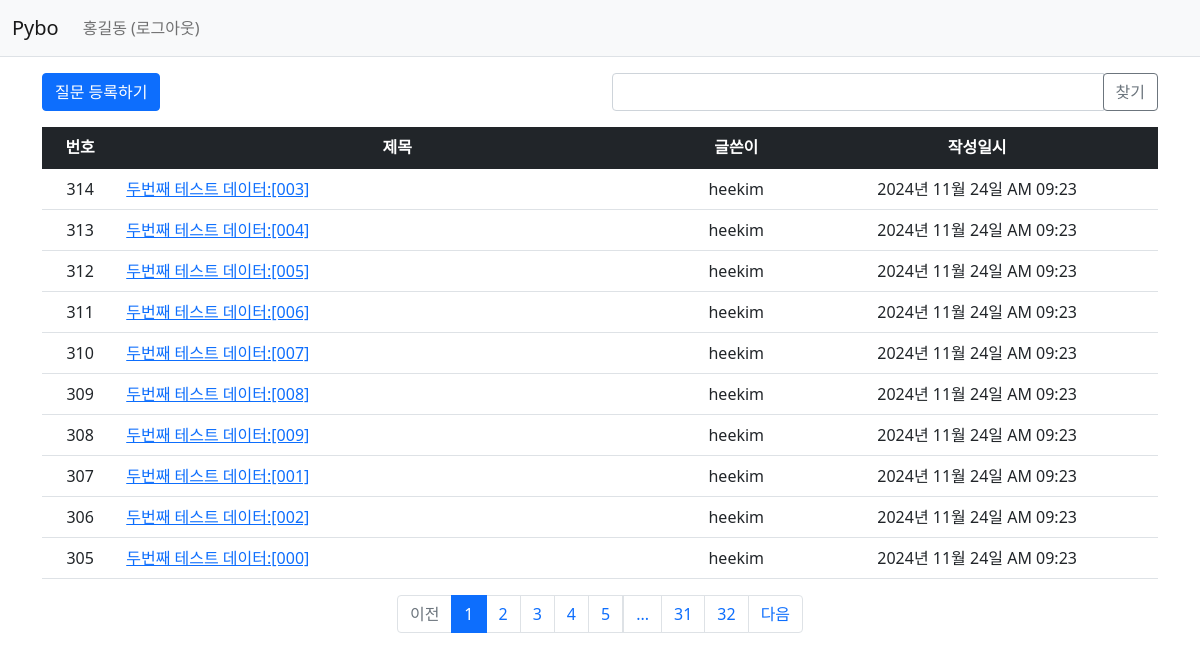
Screenshot of /question/list/ (signed in) with the database file from the repository.
### pybo/models.py (models this page shows)
class User(db.Model):
    id = db.Column(db.Integer, primary_key=True)
    username = db.Column(db.String(150), unique=True, nullable=False)
    password = db.Column(db.String(200), nullable=False)
    email = db.Column(db.String(120), unique=True, nullable=False)

class Question(db.Model):
    id = db.Column(db.Integer, primary_key=True)
    subject = db.Column(db.String(200), nullable=False)
    content = db.Column(db.Text(), nullable=False)
    create_date = db.Column(db.DateTime(), nullable=False)
    user_id = db.Column(db.Integer, db.ForeignKey('user.id', ondelete='CASCADE'), nullable=False)
    user = db.relationship('User', backref=db.backref('question_set'))
    modify_date = db.Column(db.DateTime(), nullable=True)
    voter = db.relationship('User', secondary=question_voter, backref=db.backref('question_voter_set'))

### pybo/views/question_views.py (the view, shortened to what this page needs)
@bp.route('/list/')
def _list():
    page = request.args.get('page', type=int, default=1)
    kw = request.args.get('kw', type=str, default='')
    question_list = Question.query.order_by(Question.create_date.desc())
    question_list = question_list.paginate(page=page, per_page=10)
    return render_template('question/question_list.html', question_list=question_list, page=page, kw=kw)

### pybo/filter.py (called while the page is built)
def format_datetime(value, fmt='%Y년 %m월 %d일 %p %I:%M'):
    return value.strftime(fmt)

### pybo/views/auth_views.py (called while the page is built)
@bp.before_app_request
def load_logged_in_user():
    user_id = session.get('user_id')
    if user_id is None:
        g.user = None
    else:
        g.user = User.query.get(user_id)

### pybo/templates/question/question_list.html (shortened to what this page needs)
{% extends 'base.html' %}
{% block content %}
<div class="container my-3">
    <div class="row my-3">
        <div class="col-6">
            <a href="{{ url_for('question.create') }}" class="btn btn-primary">질문 등록하기</a>
        </div>
        <div class="col-6">
            <div class="input-group">
                <input type="text" id="search_kw" class="form-control" value="{{ kw or '' }}">
                <div class="input-group-append">
                    <button class="btn btn-outline-secondary" type="button" id="btn_search">찾기</button>
                </div>
            </div>
        </div>
    </div>
    <table class="table">
        <thead>
        <tr class="text-center table-dark">
             <th>번호</th>
            <th style="width:50%">제목</th>
            <th>글쓴이</th>
            <th>작성일시</th>
        </tr>
        </thead>
        <tbody>
        {% if question_list %}
        {% for question in question_list.items %}
        <tr class="text-center">
            <td>{{ question_list.total - ((question_list.page-1) * question_list.per_page) - loop.index0 }}</td>
            <td class="text-start">
                <a href="{{ url_for('question.detail', question_id=question.id) }}">{{ question.subject }}</a>
            </td>
            <td>{{ question.user.username }}</td>
            <td>{{ question.create_date| datetime }}</td>
        </tr>
        {% endfor %}
        {% else %}
        <tr>
            <td colspan="3">질문이 없습니다.</td>
        </tr>
        {% endif %}
        </tbody>
    </table>
    <ul class="pagination justify-content-center">
        {% if question_list.has_prev %}
        <li class="page-item">
               <a class="page-link" data-page="{{ question_list.prev_num }}" href="javascript:void(0)">이전</a>
        </li>
        {% else %}
        <li class="page-item disabled">
            <a class="page-link" tabindex="-1" aria-disabled="true" href="javascript:void(0)">이전</a>
        </li>
        {% endif %}
        {% for page_num in question_list.iter_pages() %}
        {% if page_num %}
        {% if page_num != question_list.page %}
        <li class="page-item">
            <a class="page-link" data-page="{{ page_num }}" href="javascript:void(0)">{{ page_num }}</a>
        </li>
        {% else %}
        <li class="page-item active" aria-current="page">
            <a class="page-link" href="javascript:void(0)">{{ page_num }}</a>
        </li>
        {% endif %}
        {% else %}
        <li class="disabled">
            <a class="page-link" href="javascript:void(0)">...</a>
        </li>
        {% endif %}
        {% endfor %}
        {% if question_list.has_next %}
        <li class="page-item">
           <a class="page-link" data-page="{{ question_list.next_num }}" href="javascript:void(0)">다음</a>
        </li>
        {% else %}
        <li class="page-item disabled">
            <a class="page-link" tabindex="-1" aria-disabled="true" href="javascript:void(0)">다음</a>
        </li>
        {% endif %}
    </ul>
</div>
{% endblock %}

### pybo/templates/navbar.html (shortened to what this page needs)
<nav class="navbar navbar-expand-lg navbar-light bg-light border-bottom">
    <div class="container-fluid">
        <a class="navbar-brand" href="{{ url_for('main.index') }}">Pybo</a>
        <div class="collapse navbar-collapse" id="navbarSupportedContent">
            {% if g.user %}
            <ul class="navbar-nav">
                <li class="nav-item ">
                    <a class="nav-link" href="{{ url_for('auth.logout') }}">{{ g.user.username }} (로그아웃)</a>
                </li>
            </ul>
              {% endif %}
        </div>
    </div>
</nav>

### rows the page displays
User: user.username "홍길동"
Question: total "314", subject "두번째 테스트 데이터:[003]", user.username "heekim", create_date "2024년 11월 24일 AM 09:23"
Question: id "313", subject "두번째 테스트 데이터:[004]", user.username "heekim", create_date "2024년 11월 24일 AM 09:23"
Question: total "312", subject "두번째 테스트 데이터:[005]", user.username "heekim", create_date "2024년 11월 24일 AM 09:23"
Question: total "311", subject "두번째 테스트 데이터:[006]", user.username "heekim", create_date "2024년 11월 24일 AM 09:23"
Question: total "310", subject "두번째 테스트 데이터:[007]", user.username "heekim", create_date "2024년 11월 24일 AM 09:23"
Question: total "309", subject "두번째 테스트 데이터:[008]", user.username "heekim", create_date "2024년 11월 24일 AM 09:23"
Question: total "308", subject "두번째 테스트 데이터:[009]", user.username "heekim", create_date "2024년 11월 24일 AM 09:23"
Question: total "307", subject "두번째 테스트 데이터:[001]", user.username "heekim", create_date "2024년 11월 24일 AM 09:23"
Question: total "306", subject "두번째 테스트 데이터:[002]", user.username "heekim", create_date "2024년 11월 24일 AM 09:23"
Question: total "305", subject "두번째 테스트 데이터:[000]", user.username "heekim", create_date "2024년 11월 24일 AM 09:23"

### other values shown
{{ page_num }} "1"
{{ page_num }} "2" "3" "4" "5" "31" "32"
